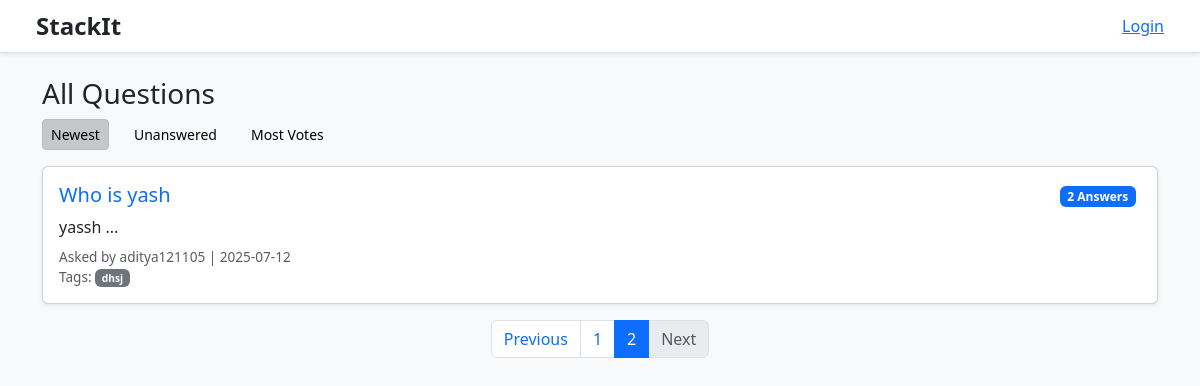
Screenshot of /?page=2 with the database file from the repository.
### app/models.py (models this page shows)
class Question(db.Model):
    id = db.Column(db.Integer, primary_key=True)
    title = db.Column(db.String(300), nullable=False)
    description = db.Column(db.Text, nullable=False)
    date_posted = db.Column(db.DateTime, default=datetime.utcnow)
    user_id = db.Column(db.Integer, db.ForeignKey('user.id'), nullable=False)
    tags = db.relationship('Tag', secondary=question_tags, backref=db.backref('questions', lazy='dynamic'))
    answers = db.relationship('Answer', backref='question', lazy=True)

class User(UserMixin, db.Model):
    id = db.Column(db.Integer, primary_key=True)
    username = db.Column(db.String(150), unique=True, nullable=False)
    email = db.Column(db.String(150), unique=True, nullable=False)
    password = db.Column(db.String(200), nullable=False)
    answers = db.relationship('Answer', backref='author', lazy=True)
    questions = db.relationship('Question', backref='author', lazy=True)
    votes = db.relationship('Vote', backref='voter', lazy=True)
    replies = db.relationship('Reply', backref='user', lazy=True)  # ✅ User replies

class Tag(db.Model):
    id = db.Column(db.Integer, primary_key=True)
    name = db.Column(db.String(50), unique=True, nullable=False)

### app/routes.py (the view)
@bp.route('/')
def home():
    page = request.args.get('page', 1, type=int)
    filter_by = request.args.get('filter', 'newest')
    if filter_by == 'unanswered':
        questions = Question.query.filter(~Question.answers.any()).order_by(Question.date_posted.desc())
    elif filter_by == 'votes':
        questions = Question.query.outerjoin(Answer).group_by(Question.id).order_by(func.count(Answer.id).desc())
    else:
        questions = Question.query.order_by(Question.date_posted.desc())
    questions = questions.paginate(page=page, per_page=5)
    return render_template('home.html', questions=questions)

### app/templates/home.html
{% extends 'base.html' %}
{% block content %}
<h3>All Questions</h3>
<div class="d-flex gap-3 mb-3">
  <a class="btn btn-light btn-sm {% if request.args.get('filter') == 'newest' or not request.args.get('filter') %}active{% endif %}"
     href="{{ url_for('main.home', filter='newest') }}">Newest</a>
  <a class="btn btn-light btn-sm {% if request.args.get('filter') == 'unanswered' %}active{% endif %}"
     href="{{ url_for('main.home', filter='unanswered') }}">Unanswered</a>
  <a class="btn btn-light btn-sm {% if request.args.get('filter') == 'votes' %}active{% endif %}"
     href="{{ url_for('main.home', filter='votes') }}">Most Votes</a>
</div>
{% for q in questions.items %}
<div class="card mb-3 shadow-sm">
  <div class="card-body d-flex justify-content-between">
    <div>
      <h5><a class="text-primary text-decoration-none" href="{{ url_for('main.question_detail', question_id=q.id) }}">{{ q.title }}</a></h5>
      <p>{{ q.description[:180] }}...</p>
      <div class="text-muted small">
        Asked by {{ q.author.username }} | {{ q.date_posted.strftime('%Y-%m-%d') }}
        <br>
        Tags:
        {% for tag in q.tags %}
          <span class="badge bg-secondary">{{ tag.name }}</span>
        {% endfor %}
      </div>
    </div>
    <div class="text-end">
      <span class="badge bg-primary">{{ q.answers|length }} Answer{{ '' if q.answers|length == 1 else 's' }}</span>
    </div>
  </div>
</div>
{% endfor %}
<nav>
  <ul class="pagination justify-content-center">
    {% if questions.has_prev %}
      <li class="page-item">
        <a class="page-link" href="{{ url_for('main.home', page=questions.prev_num, filter=request.args.get('filter')) }}">Previous</a>
      </li>
    {% else %}
      <li class="page-item disabled"><span class="page-link">Previous</span></li>
    {% endif %}
    {% for page_num in questions.iter_pages() %}
      {% if page_num %}
        <li class="page-item {% if page_num == questions.page %}active{% endif %}">
          <a class="page-link" href="{{ url_for('main.home', page=page_num, filter=request.args.get('filter')) }}">{{ page_num }}</a>
        </li>
      {% else %}
        <li class="page-item disabled"><span class="page-link">…</span></li>
      {% endif %}
    {% endfor %}
    {% if questions.has_next %}
      <li class="page-item">
        <a class="page-link" href="{{ url_for('main.home', page=questions.next_num, filter=request.args.get('filter')) }}">Next</a>
      </li>
    {% else %}
      <li class="page-item disabled"><span class="page-link">Next</span></li>
    {% endif %}
  </ul>
</nav>
{% endblock %}

### app/static/css/style.css (style rules this page uses)
body { font-family: 'Segoe UI', 'Roboto', sans-serif; background-color: #f9f9fb; color: #333; line-height: 1.6; }
a { text-decoration: none; color: #2255aa; }
.card { border-radius: 10px; border: 1px solid #e0e0e0; box-shadow: 0 1px 6px rgba(0, 0, 0, 0.04); transition: transform 0.2s; }
.card-body p { margin-bottom: 0.5rem; }
.badge { background-color: #e7f1ff; color: #155fc1; margin-right: 5px; padding: 5px 8px; border-radius: 5px; font-size: 0.8rem; }
.btn { border-radius: 6px; padding: 6px 14px; font-size: 0.95rem; }
.small.text-muted { font-size: 0.85rem; color: #777; }

### rows the page displays
Question: title "Who is yash", description "yassh", author.username "aditya121105", date_posted "2025-07-12", answers|length "2", answers "s"
Tag: name "dhsj"

### other values shown
{{ page_num }} "1" "2"
